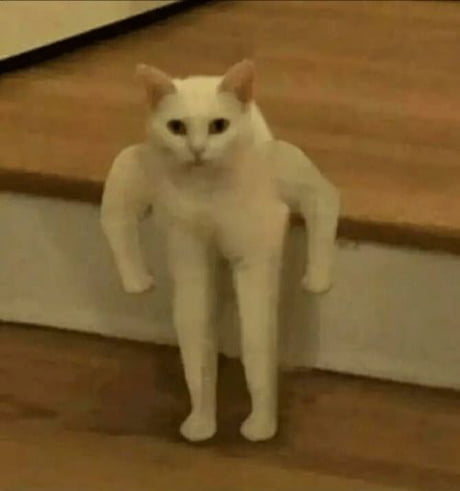
#> input picture dzial9/9-2/images/encode_image.jpg, 460 x 491 px, given in place of encoded_image.jpg, which was not available
$ python zadanie9-2.py
#> lines starting #> are read from the running program, lines starting #| are printed output that depends on the picture; pictures that were not available may be replaced by others from this repository, and a replacement may not be noted
from PIL import Image, ImageFont, ImageDraw
import textwrap

def decode_image(file_location="images/encoded_image.jpg"):
#> called with file_location = 'images/encoded_image.jpg'
    encoded_image = Image.open(file_location)
#> encoded_image is the input picture: PIL image 460x491 RGB; mean R, G, B 120, 91.4, 47.2
    red_channel = encoded_image.split()[0]
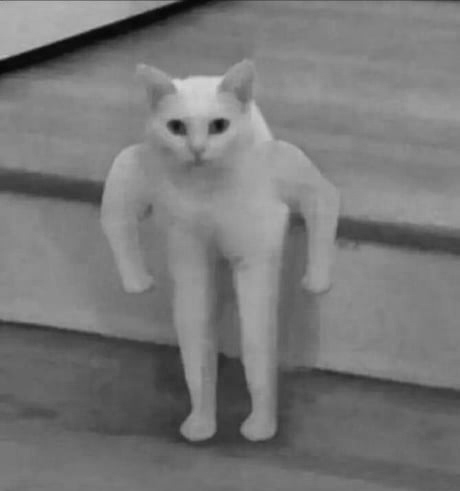
#> red_channel: PIL image 460x491 L; min 6, max 213, mean 120

    x_size = encoded_image.size[0]
#> x_size = 460
    y_size = encoded_image.size[1]
#> y_size = 491

    decoded_image = Image.new("RGB", encoded_image.size)
#> decoded_image: PIL image 460x491 RGB; every value is 0
    pixels = decoded_image.load()

    for i in range(x_size):
        for j in range(y_size):
            if bin(red_channel.getpixel((i, j)))[-1] == '0':
                pixels[i, j] = (255, 255, 255)
            else:
                pixels[i, j] = (0,0,0)

    decoded_image.save("images/decoded.jpg")
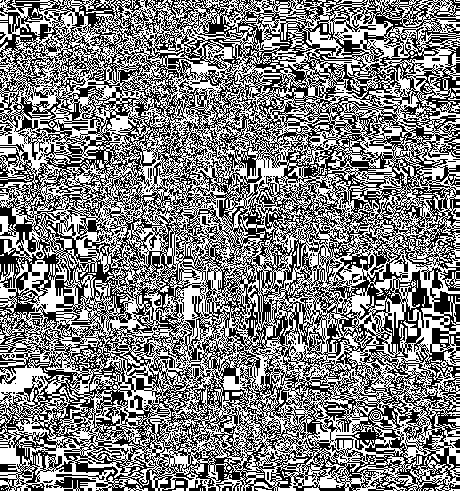
#> saved as decoded.jpg: PIL image 460x491 RGB; 50.5% white; black in thin lines or dots

def write_text(text_to_write, image_size):
    image_text = Image.new("RGB", image_size)
    font = ImageFont.load_default().font
    drawer = ImageDraw.Draw(image_text)

    margin = offset = 10
    for line in textwrap.wrap(text_to_write, width=60):
        drawer.text((margin,offset), line, font=font)
        offset += 10
    return image_text

def encode_image(text_to_encode, template="images/10mb.jpg"):
#> called with text_to_encode = 'Witaj swiecie', template = 'images/10mb.jpg'
    template = Image.open(template)
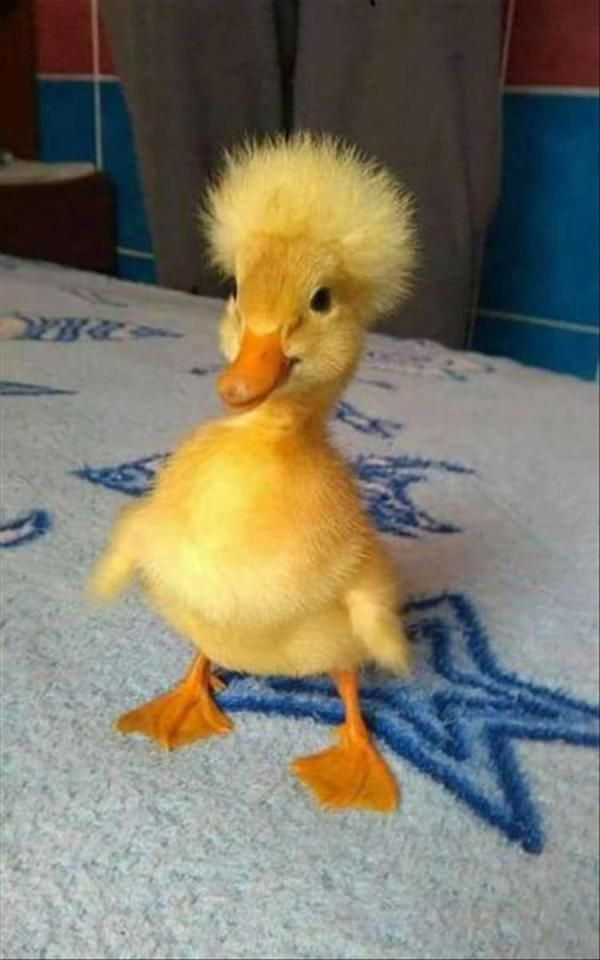
#> input picture dzial9/9-2/images/10mb.jpg, 600 x 960 px
#> template is the input picture: PIL image 600x960 RGB; mean R, G, B 125.9, 121.1, 104.8
    red_template = template.split()[0]
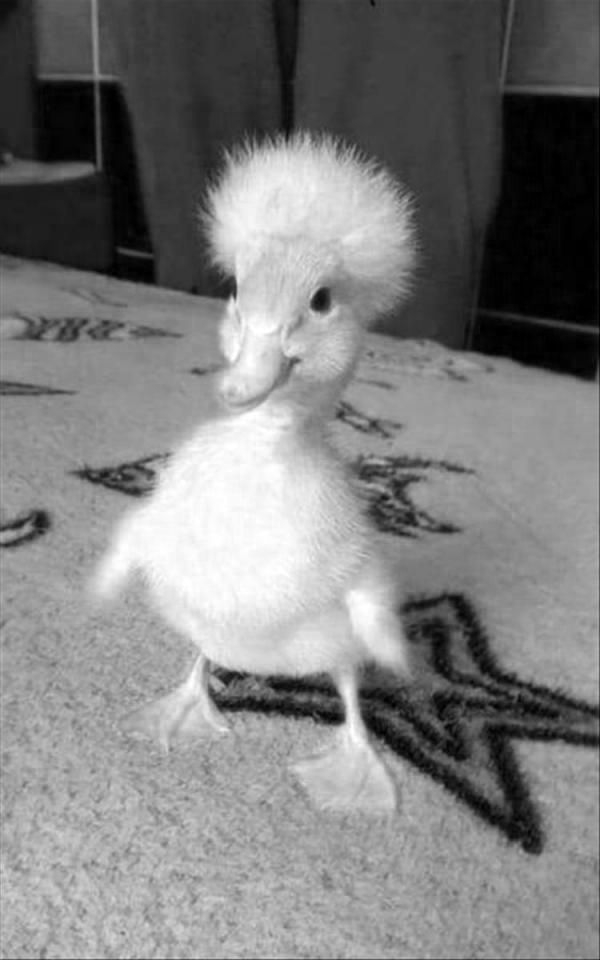
#> red_template: PIL image 600x960 L; min 0, max 255, mean 125.9
    green_template = template.split()[1]
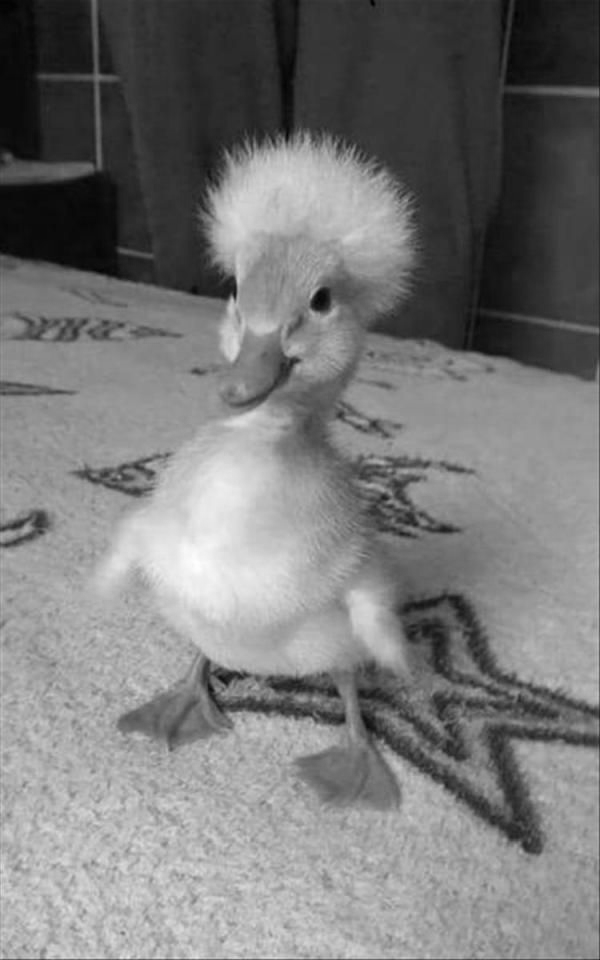
#> green_template: PIL image 600x960 L; min 0, max 254, mean 121.1
    blue_template = template.split()[2]
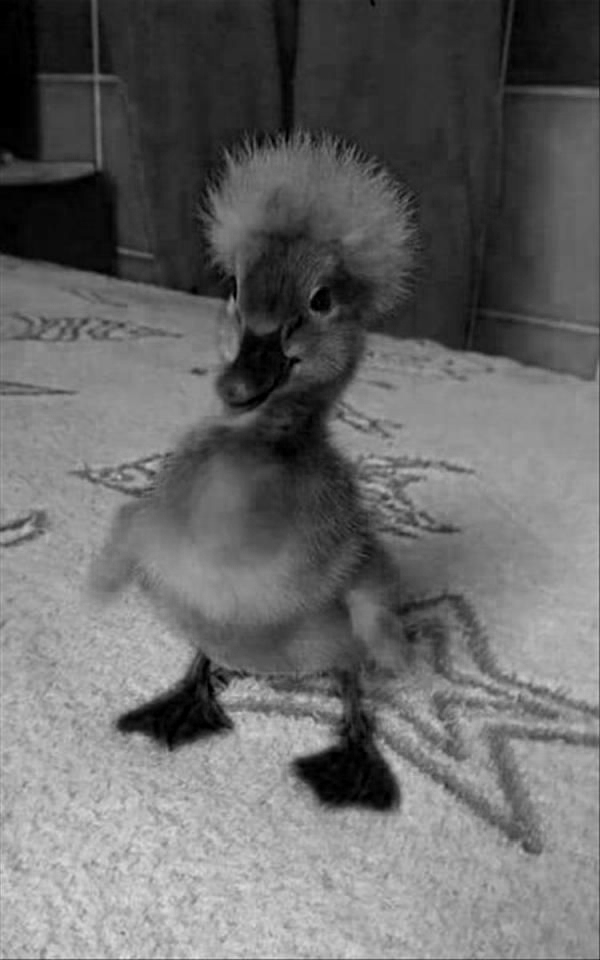
#> blue_template: PIL image 600x960 L; min 0, max 233, mean 104.8

    x = template.size[0]
#> x = 600
    y = template.size[1]
#> y = 960

    image_text = write_text(text_to_encode, template.size)
#> in write_text, `image_text = Image.new("RGB", image_size)`: image_text: PIL image 600x960 RGB; every value is 0
#> after the loop in write_text, `for line in textwrap.wrap(text_to_write, width=60):`: offset = 10
    bw_encode = image_text.convert('1')

    encoded_image = Image.new("RGB", (x, y))
    pixels = encoded_image.load()
    for i in range(x):
        for j in range(y):
            red_px = bin(red_template.getpixel((i,j)))
            px = bin(bw_encode.getpixel((i,j)))

            if px[-1] == '1':
                red_px = red_px[:-1] + '1'
            else:
                red_px = red_px[:-1] + '0'
            pixels[i, j] = (int(red_px, 2), green_template.getpixel((i,j)), blue_template.getpixel((i,j)))

    encoded_image.save("images/encoded_image.jpg")

if __name__ == '__main__':
    print("Decoding the image...")
    decode_image()

    print("Encoding the image...")
#> (the run stopped early here; a loop or call above may not have finished)
